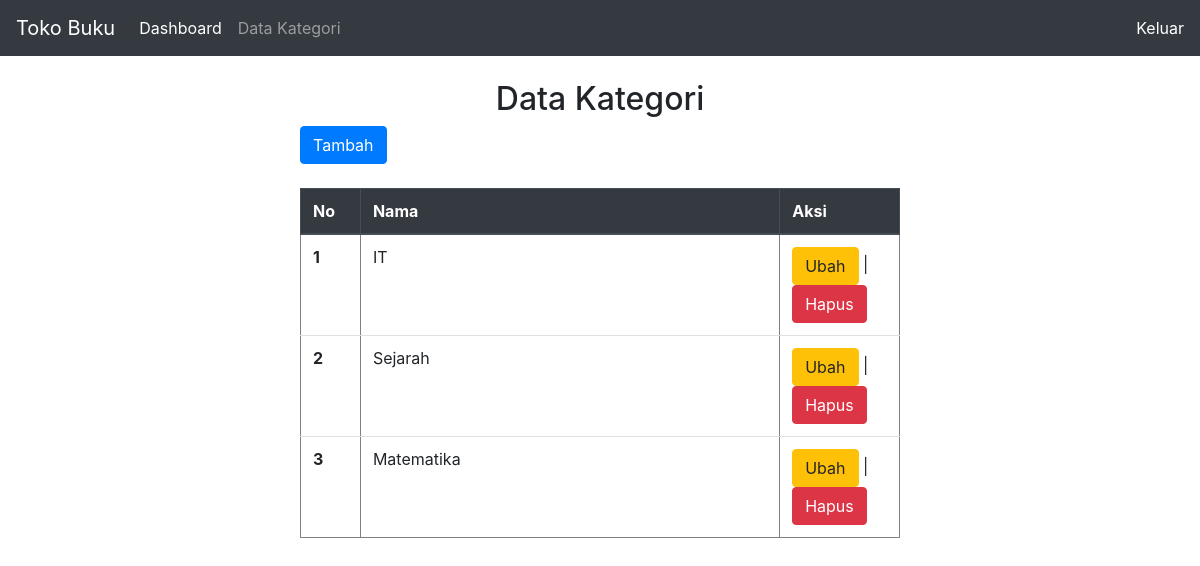
/kategori/kategori.php (signed in), run on an earlier commit of the app's database.
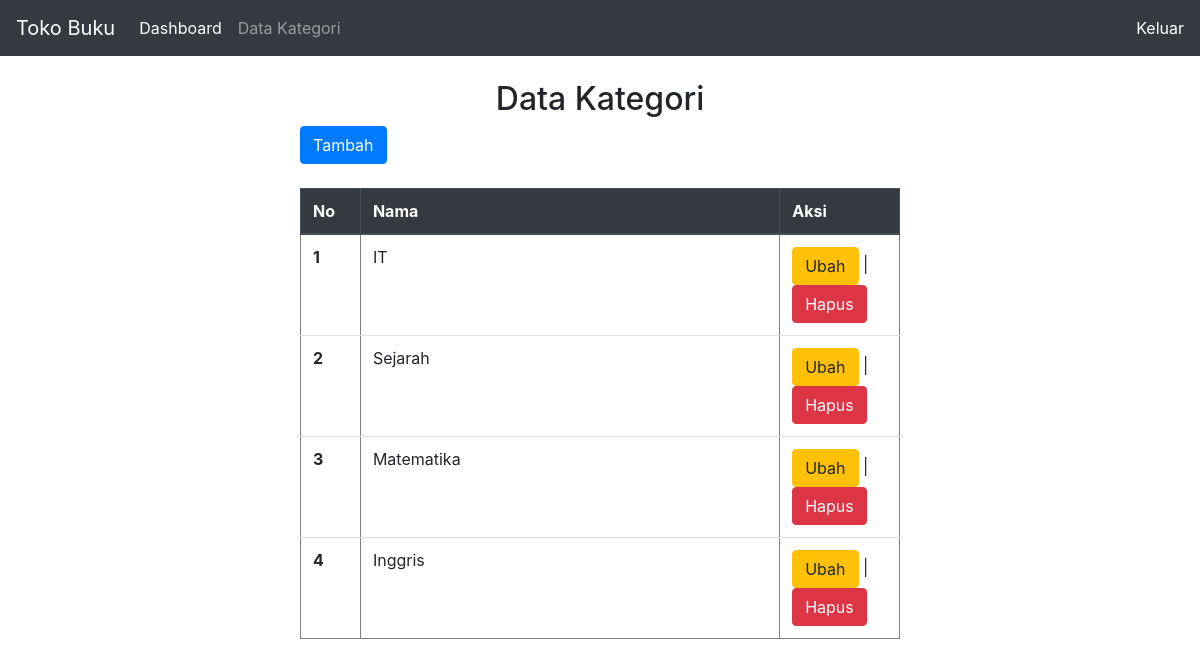
And on a later commit of the database.
### tables this page shows
CREATE TABLE `kategori` (
  `kategoriid` int(11) NOT NULL,
  `kategori` varchar(50) DEFAULT NULL
);

### functions.php (called while the page is built, shortened)
<?php
$conn = mysqli_connect("localhost", "root", "", "25ags");
function query($query){
    global $conn;
    $result = mysqli_query($conn, $query);
    $rows = [];
    while ($row = mysqli_fetch_assoc($result)) {
        $rows[] = $row;
    }
    return $rows;
}
?>

### kategori/kategori.php (the view, shortened to what this page needs)
<?php
require "../functions.php";
    $kategori = query("SELECT * FROM kategori");
?>
<html>
<head>
<link rel="stylesheet" href="../css/bootstrap.min.css" type="text/css">
</head>
<body>
    <nav class="navbar navbar-expand-lg navbar-dark bg-dark">
    <a class="navbar-brand" href="#">Toko Buku</a>
    <div class="collapse navbar-collapse" id="navbarText">
        <ul class="navbar-nav mr-auto">
        <li class="nav-item active">
            <a class="nav-link" href="../index.php">Dashboard <span class="sr-only">(current)</span></a>
        </li>
        <li class="nav-item">
            <a class="nav-link" href="kategori.php">Data Kategori</a>
        </li>
        </ul>
        <span class="navbar-text">
            <a href="../logout.php" class="logout" align="right">Keluar</a>
        </span>
    </div>
    </nav>
    <div class="table">
    <br>
    <h2 align="center">Data Kategori</h2>
    <div class="tambah">
        <a href="tambah.php" class="btn btn-primary" class="tambah">Tambah</a><br><br>
    </div>
    <table class="table" border="1">
        <thead class="thead-dark">
            <tr>
                <th scope="col" style="width:10%">No</th>
                <th scope="col" style="width:70%">Nama</th>
                <th class="aksi" scope="col" style="width:70px">Aksi</th>
            </tr>
        </thead>
        <tbody>
            <?php $i = 1; ?>
            <?php foreach ($kategori as $ktg) : ?>
            <tr>
                <th scope="row"><?= $i; ?></th>
                <td><?= $ktg["kategori"]; ?></td>
                <td class="aksi">
                    <a href="ubah.php?kategoriid=<?= $ktg["kategoriid"]; ?>" class="btn btn-warning">Ubah</a> |
                    <a href="hapus.php?kategoriid=<?= $ktg["kategoriid"]; ?>" class="btn btn-danger" onclick="return confirm('apakah ingin menghapusnya?')">Hapus</a></td>
            </tr>
            <?php $i++; ?>
            <?php endforeach; ?>
    </table>
</div>
</body>
</html>

What changed in the data, as far as the page shows it:
added kategori: kategori "Inggris"
